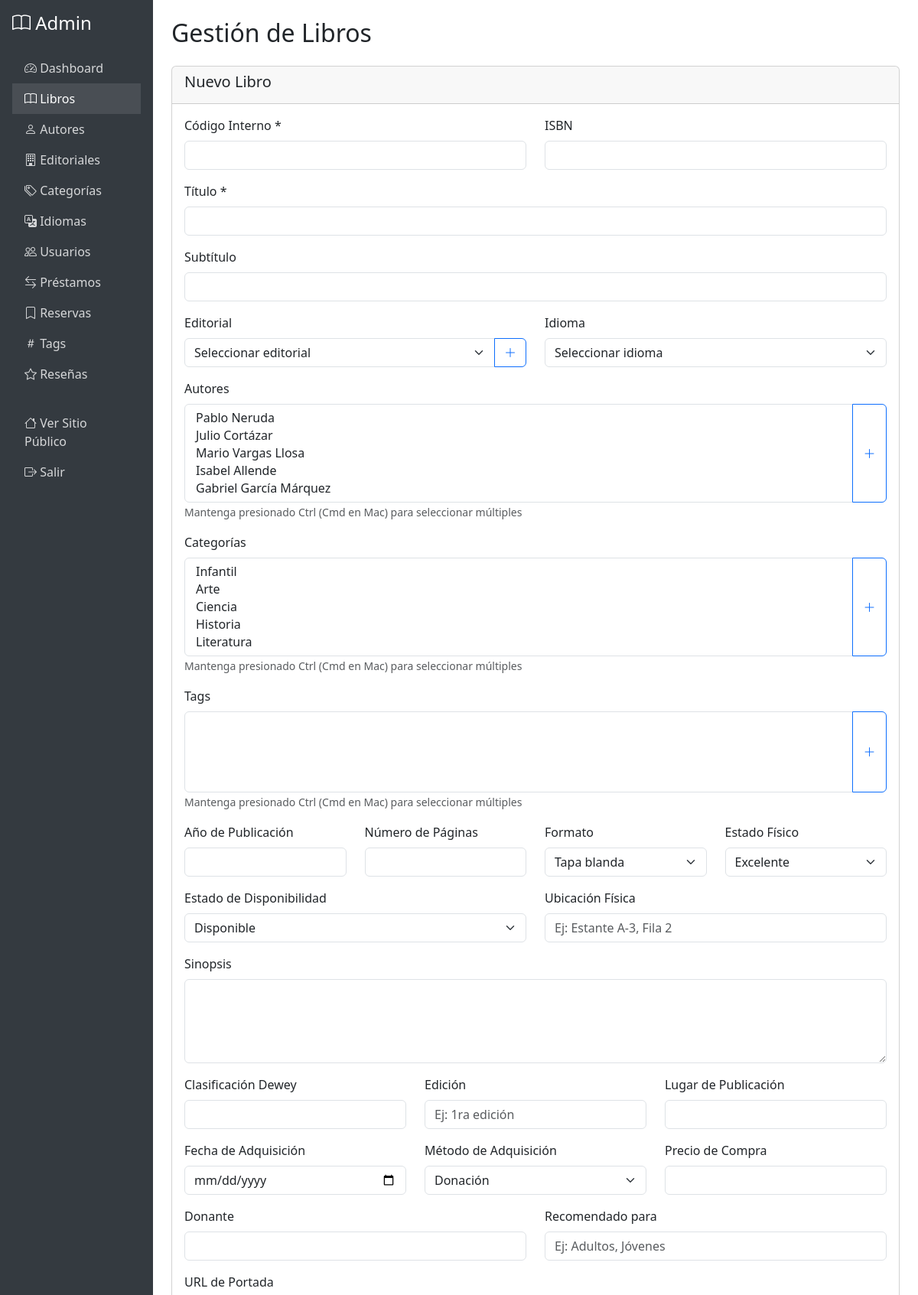
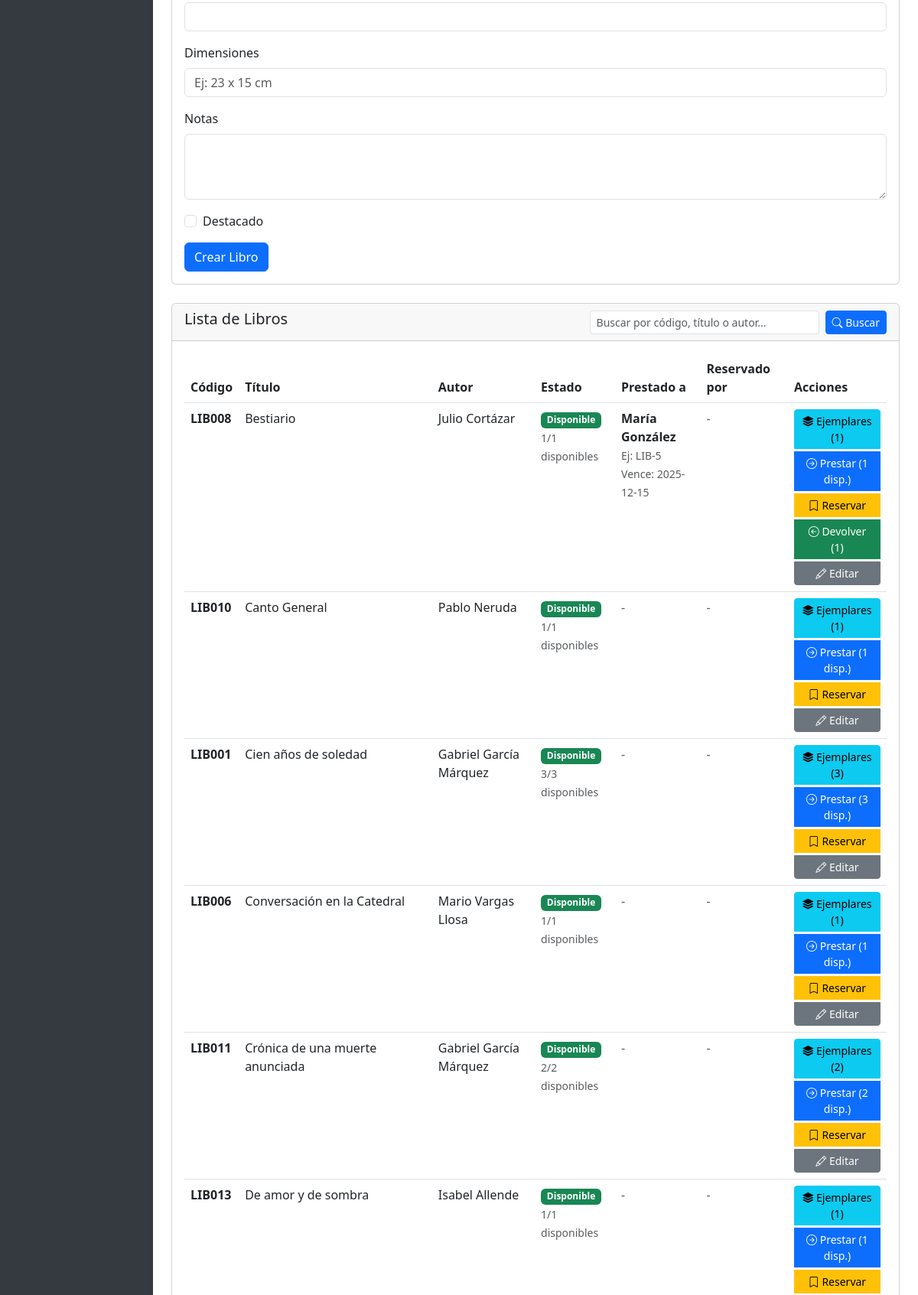
Page /admin/libros.php (signed in, upper part) on the committed database (2 pictures, top to bottom).
### tables this page shows
CREATE TABLE IF NOT EXISTS libros (
    id INT PRIMARY KEY AUTO_INCREMENT,
    isbn VARCHAR(20) UNIQUE,
    codigo_interno VARCHAR(50) UNIQUE NOT NULL,
    titulo VARCHAR(255) NOT NULL,
    subtitulo VARCHAR(255),
    editorial_id INT,
    anio_publicacion INT,
    edicion VARCHAR(50),
    lugar_publicacion VARCHAR(100),
    numero_paginas INT,
    idioma_id INT,
    formato ENUM('Tapa dura', 'Tapa blanda', 'Rústica', 'Espiral', 'Otro') DEFAULT 'Tapa blanda',
    dimensiones VARCHAR(50),
    sinopsis TEXT,
    clasificacion_dewey VARCHAR(20),
    estado_fisico ENUM('Excelente', 'Bueno', 'Regular', 'Malo', 'Requiere reparación', 'Perdido') NOT NULL DEFAULT 'Bueno',
    estado_disponibilidad ENUM('Disponible', 'Prestado', 'Reservado', 'En reparación', 'No disponible') NOT NULL DEFAULT 'Disponible',
    ubicacion_fisica VARCHAR(100),
    fecha_adquisicion DATE,
    metodo_adquisicion ENUM('Compra', 'Donación', 'Intercambio', 'Préstamo permanente') DEFAULT 'Donación',
    precio_compra DECIMAL(10,2),
    donante VARCHAR(100),
    numero_prestamos INT DEFAULT 0,
    ultima_fecha_prestamo DATE,
    ultima_fecha_devolucion DATE,
    url_portada VARCHAR(255),
    recomendado_para VARCHAR(50),
    valoracion_promedio DECIMAL(3,2) DEFAULT 0.00,
    numero_resenas INT DEFAULT 0,
    destacado BOOLEAN DEFAULT FALSE,
    notas TEXT,
    created_at TIMESTAMP DEFAULT CURRENT_TIMESTAMP,
    updated_at TIMESTAMP DEFAULT CURRENT_TIMESTAMP ON UPDATE CURRENT_TIMESTAMP,
    deleted_at TIMESTAMP NULL,
    FOREIGN KEY (editorial_id) REFERENCES editoriales(id) ON DELETE SET NULL,
    FOREIGN KEY (idioma_id) REFERENCES idiomas(id) ON DELETE SET NULL,
    INDEX idx_titulo (titulo),
    INDEX idx_isbn (isbn),
    INDEX idx_codigo_interno (codigo_interno),
    INDEX idx_estado_disponibilidad (estado_disponibilidad),
    INDEX idx_destacado (destacado),
    INDEX idx_deleted_at (deleted_at)
);

CREATE TABLE IF NOT EXISTS prestamos (
    id INT PRIMARY KEY AUTO_INCREMENT,
    libro_id INT NOT NULL,
    ejemplar_id INT NOT NULL,
    usuario_id INT NOT NULL,
    fecha_prestamo DATE NOT NULL,
    fecha_vencimiento DATE NOT NULL,
    fecha_devolucion DATE NULL,
    estado ENUM('Activo', 'Devuelto', 'Vencido', 'Perdido') DEFAULT 'Activo',
    multa DECIMAL(10,2) DEFAULT 0.00,
    notas TEXT,
    created_at TIMESTAMP DEFAULT CURRENT_TIMESTAMP,
    updated_at TIMESTAMP DEFAULT CURRENT_TIMESTAMP ON UPDATE CURRENT_TIMESTAMP,
    FOREIGN KEY (libro_id) REFERENCES libros(id) ON DELETE RESTRICT,
    FOREIGN KEY (ejemplar_id) REFERENCES ejemplares(id) ON DELETE RESTRICT,
    FOREIGN KEY (usuario_id) REFERENCES usuarios(id) ON DELETE RESTRICT,
    INDEX idx_libro (libro_id),
    INDEX idx_ejemplar (ejemplar_id),
    INDEX idx_usuario (usuario_id),
    INDEX idx_estado (estado),
    INDEX idx_fecha_vencimiento (fecha_vencimiento)
);

CREATE TABLE IF NOT EXISTS usuarios (
    id INT PRIMARY KEY AUTO_INCREMENT,
    numero_cedula VARCHAR(50) UNIQUE NOT NULL,
    nombre VARCHAR(255) NOT NULL,
    apellido VARCHAR(255) NOT NULL,
    email VARCHAR(255) UNIQUE,
    telefono VARCHAR(20),
    direccion TEXT,
    fecha_nacimiento DATE,
    fecha_registro TIMESTAMP DEFAULT CURRENT_TIMESTAMP,
    estado ENUM('Activo', 'Inactivo', 'Suspendido') DEFAULT 'Activo',
    notas TEXT,
    created_at TIMESTAMP DEFAULT CURRENT_TIMESTAMP,
    updated_at TIMESTAMP DEFAULT CURRENT_TIMESTAMP ON UPDATE CURRENT_TIMESTAMP,
    deleted_at TIMESTAMP NULL,
    INDEX idx_nombre (nombre, apellido),
    INDEX idx_estado (estado)
);

### admin/libros.php (the view, shortened to what the rows shown need)
<?php
require_once '../config/database.php';
require_once '../models/EjemplarModel.php';
require_once '../models/Model.php';
$libroModel = new LibroModel();
$ejemplarModel = new EjemplarModel();
$terminoBusqueda = sanitize($_GET['buscar'] ?? '');
if (!empty($terminoBusqueda)) {
    $librosRaw = $libroModel->query("
        SELECT DISTINCT l.*
        FROM libros l
        LEFT JOIN libro_autor la ON l.id = la.libro_id
        LEFT JOIN autores a ON la.autor_id = a.id
        WHERE l.deleted_at IS NULL
        AND (l.titulo LIKE ?
            OR l.codigo_interno LIKE ?
            OR a.nombre LIKE ?
            OR a.apellido LIKE ?
            OR a.nombre_completo LIKE ?)
        ORDER BY l.titulo ASC
    ", [
        "%{$terminoBusqueda}%",
        "%{$terminoBusqueda}%",
        "%{$terminoBusqueda}%",
        "%{$terminoBusqueda}%",
        "%{$terminoBusqueda}%"
    ]);
} else {
    $librosRaw = $libroModel->query("
        SELECT l.*
        FROM libros l
        WHERE l.deleted_at IS NULL
        ORDER BY l.titulo ASC
    ");
}
$libros = [];
$prestamoModel = new Model('prestamos');
$reservaModel = new Model('reservas');
foreach ($librosRaw as $libro) {
    $totalEjemplares = $ejemplarModel->contarTotal($libro['id']);
    $ejemplaresDisponibles = $ejemplarModel->contarDisponibles($libro['id']);
    $ejemplares = $ejemplarModel->getByLibro($libro['id']);
    $prestamos = $prestamoModel->query("
        SELECT p.*, u.nombre, u.apellido, u.numero_cedula,
               COALESCE(e.codigo_ejemplar, CONCAT('LIB-', p.id)) AS codigo_ejemplar,
               COALESCE(e.id, p.ejemplar_id, p.id) AS ejemplar_id
        FROM prestamos p
        INNER JOIN usuarios u ON p.usuario_id = u.id
        LEFT JOIN ejemplares e ON p.ejemplar_id = e.id AND e.deleted_at IS NULL
        WHERE p.libro_id = ? AND p.estado = 'Activo'
        ORDER BY p.fecha_prestamo DESC
    ", [$libro['id']]);
    if (empty($prestamos)) {
        $prestamos = $prestamoModel->query("
            SELECT p.*, u.nombre, u.apellido, u.numero_cedula,
                   CONCAT('LIB-', p.id) AS codigo_ejemplar,
                   p.id AS ejemplar_id
            FROM prestamos p
            INNER JOIN usuarios u ON p.usuario_id = u.id
            WHERE p.libro_id = ? AND p.estado = 'Activo' AND (p.ejemplar_id IS NULL OR p.ejemplar_id = 0)
            ORDER BY p.fecha_prestamo DESC
        ", [$libro['id']]);
    }
    $ejemplaresReservados = array_filter($ejemplares, function($e) {
        return $e['estado_disponibilidad'] == 'Reservado';
    });
    $reserva = $reservaModel->queryOne("
        SELECT r.*, u.nombre, u.apellido
        FROM reservas r
        INNER JOIN usuarios u ON r.usuario_id = u.id
        WHERE r.libro_id = ? AND r.estado = 'Pendiente'
        ORDER BY r.fecha_reserva DESC
        LIMIT 1
    ", [$libro['id']]);
    $libro['total_ejemplares'] = $totalEjemplares;
    $libro['ejemplares_disponibles'] = $ejemplaresDisponibles;
    $libro['ejemplares'] = $ejemplares;
    $libro['prestamos'] = $prestamos;
    $libro['ejemplares_reservados'] = $ejemplaresReservados;
    $libro['prestamo_id'] = !empty($prestamos) ? $prestamos[0]['id'] : null;
    $libro['prestamo_vencimiento'] = !empty($prestamos) ? $prestamos[0]['fecha_vencimiento'] : null;
    $libro['usuario_nombre'] = !empty($prestamos) ? $prestamos[0]['nombre'] : null;
    $libro['usuario_apellido'] = !empty($prestamos) ? $prestamos[0]['apellido'] : null;
    $libro['usuario_cedula'] = !empty($prestamos) ? $prestamos[0]['numero_cedula'] : null;
    $libro['reserva_id'] = $reserva['id'] ?? null;
    $libro['reserva_usuario_nombre'] = $reserva['nombre'] ?? null;
    $libro['reserva_usuario_apellido'] = $reserva['apellido'] ?? null;
    if ($ejemplaresDisponibles > 0) {
        $libro['estado_disponibilidad'] = 'Disponible';
    } elseif ($totalEjemplares == 0) {
        $libro['estado_disponibilidad'] = 'No disponible';
    } elseif (count($prestamos) > 0) {
        $libro['estado_disponibilidad'] = 'Prestado';
    } else {
        $libro['estado_disponibilidad'] = 'No disponible';
    }
    $libros[] = $libro;
}
?>
<!DOCTYPE html>
<html lang="es">
<head>
    <link href="https://cdn.jsdelivr.net/npm/bootstrap@5.3.0/dist/css/bootstrap.min.css" rel="stylesheet">
    <link rel="stylesheet" href="https://cdn.jsdelivr.net/npm/bootstrap-icons@1.11.0/font/bootstrap-icons.css">
</head>
<body>
    <?php include 'includes/header.php'; ?>
    <main class="col-md-9 col-lg-10 ms-sm-auto px-md-4 py-4">
        <h1 class="h2 mb-4">Gestión de Libros</h1>
        <div class="row">
            <div class="col-12">
                <div class="card">
                    <div class="card-body">
                        <div class="table-responsive">
                            <table class="table table-hover">
                                <thead>
                                    <tr>
                                        <th>Código</th>
                                        <th>Título</th>
                                        <th>Autor</th>
                                        <th>Estado</th>
                                        <th>Prestado a</th>
                                        <th>Reservado por</th>
                                        <th>Acciones</th>
                                    </tr>
                                </thead>
                                <tbody>
                                    <?php foreach ($libros as $libro): ?>
                                        <tr>
                                            <td><strong><?php echo htmlspecialchars($libro['codigo_interno']); ?></strong></td>
                                            <td><?php echo htmlspecialchars($libro['titulo']); ?></td>
                                            <td>
                                                <?php
                                                $autores = $prestamoModel->query("
                                                    SELECT a.nombre_completo
                                                    FROM autores a
                                                    INNER JOIN libro_autor la ON a.id = la.autor_id
                                                    WHERE la.libro_id = ?
                                                    ORDER BY la.orden
                                                    LIMIT 3
                                                ", [$libro['id']]);
                                                if (!empty($autores)) {
                                                    $nombresAutores = array_column($autores, 'nombre_completo');
                                                    echo htmlspecialchars(implode(', ', $nombresAutores));
                                                } else {
                                                    echo '-';
                                                }
                                                ?>
                                            </td>
                                            <td>
                                                <span class="badge bg-<?php
                                                    echo $libro['estado_disponibilidad'] == 'Disponible' ? 'success' :
                                                        ($libro['estado_disponibilidad'] == 'Prestado' ? 'danger' :
                                                        ($libro['estado_disponibilidad'] == 'Reservado' ? 'warning' : 'secondary'));
                                                ?>">
                                                    <?php echo htmlspecialchars($libro['estado_disponibilidad']); ?>
                                                </span>
                                                <br>
                                                <small class="text-muted">
                                                    <?php echo $libro['ejemplares_disponibles']; ?>/<?php echo $libro['total_ejemplares']; ?> disponibles
                                                </small>
                                            </td>
                                            <td>
                                                <?php if (!empty($libro['prestamos'])): ?>
                                                    <?php foreach ($libro['prestamos'] as $prestamo): ?>
                                                        <div class="mb-2">
                                                            <strong><?php echo htmlspecialchars($prestamo['nombre'] . ' ' . $prestamo['apellido']); ?></strong><br>
                                                            <small class="text-muted">Ej: <?php echo htmlspecialchars($prestamo['codigo_ejemplar']); ?></small><br>
                                                            <small class="text-muted">Vence: <?php echo $prestamo['fecha_vencimiento']; ?></small>
                                                        </div>
                                                    <?php endforeach; ?>
                                                <?php else: ?>
                                                    <span class="text-muted">-</span>
                                                <?php endif; ?>
                                            </td>
                                            <td>
                                                <?php if ($libro['reserva_id']): ?>
                                                    <div>
                                                        <strong><?php echo htmlspecialchars($libro['reserva_usuario_nombre'] . ' ' . $libro['reserva_usuario_apellido']); ?></strong>
                                                    </div>
                                                <?php else: ?>
                                                    <span class="text-muted">-</span>
                                                <?php endif; ?>
                                            </td>
                                            <td>
                                                <div class="btn-group-vertical btn-group-sm" role="group">
                                                    <a href="ejemplares.php?libro_id=<?php echo $libro['id']; ?>" class="btn btn-sm btn-info mb-1">
                                                        <i class="bi bi-stack"></i> Ejemplares (<?php echo $libro['total_ejemplares']; ?>)
                                                    </a>
                                                    <?php if ($libro['ejemplares_disponibles'] > 0): ?>
                                                        <button type="button" class="btn btn-sm btn-primary mb-1"
                                                                data-bs-toggle="modal"
                                                                data-bs-target="#modalPrestar<?php echo $libro['id']; ?>">
                                                            <i class="bi bi-arrow-right-circle"></i> Prestar (<?php echo $libro['ejemplares_disponibles']; ?> disp.)
                                                        </button>
                                                        <button type="button" class="btn btn-sm btn-warning mb-1"
                                                                data-bs-toggle="modal"
                                                                data-bs-target="#modalReservar<?php echo $libro['id']; ?>">
                                                            <i class="bi bi-bookmark"></i> Reservar
                                                        </button>
                                                    <?php endif; ?>
                                                    <?php if (!empty($libro['prestamos'])): ?>
                                                        <button type="button" class="btn btn-sm btn-success mb-1"
                                                                data-bs-toggle="modal"
                                                                data-bs-target="#modalDevolver<?php echo $libro['id']; ?>">
                                                            <i class="bi bi-arrow-left-circle"></i> Devolver (<?php echo count($libro['prestamos']); ?>)
                                                        </button>
                                                    <?php endif; ?>
                                                    <a href="?edit=<?php echo $libro['id']; ?>" class="btn btn-sm btn-secondary">
                                                        <i class="bi bi-pencil"></i> Editar
                                                    </a>
                                                </div>
                                            </td>
                                        </tr>
                                    <?php endforeach; ?>
                                </tbody>
                            </table>
                        </div>
                    </div>
                </div>
            </div>
        </div>
    </main>
    <?php include 'includes/footer.php'; ?>
</body>
</html>

### rows in the picture
libros: codigo_interno "LIB008", titulo "Bestiario", nombresAutores "Julio Cortázar", estado_disponibilidad "Disponible", idioma "1", count($libro['prestamos']) "1"
prestamos: usuario.apellido "María González", codigo_ejemplar "LIB-5", fecha_vencimiento "2025-12-15"
libros: codigo_interno "LIB010", titulo "Canto General", nombresAutores "Pablo Neruda", estado_disponibilidad "Disponible", idioma "1"
libros: codigo_interno "LIB001", titulo "Cien años de soledad", nombresAutores "Gabriel García Márquez", estado_disponibilidad "Disponible", ejemplares_disponibles "3", total_ejemplares "3"
libros: codigo_interno "LIB006", titulo "Conversación en la Catedral", nombresAutores "Mario Vargas Llosa", estado_disponibilidad "Disponible", idioma "1"
libros: codigo_interno "LIB011", titulo "Crónica de una muerte anunciada", nombresAutores "Gabriel García Márquez", estado_disponibilidad "Disponible", ejemplares_disponibles "2", total_ejemplares "2"
libros: codigo_interno "LIB013", titulo "De amor y de sombra", nombresAutores "Isabel Allende", estado_disponibilidad "Disponible", idioma "1"
